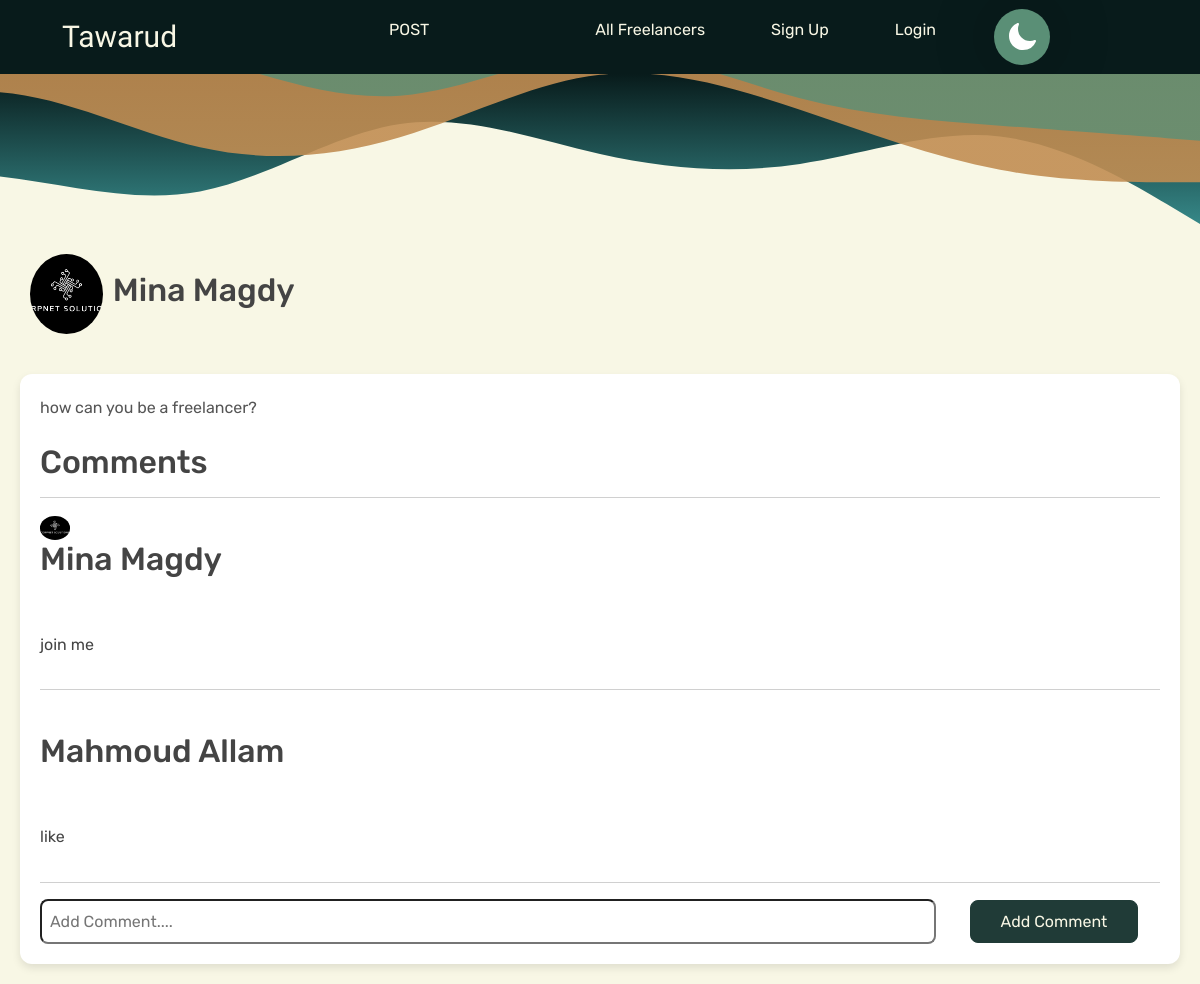
Screenshot of /User/c.post_details.php?cpostm_id=43 with the database file from the repository.
### tables this page shows
CREATE TABLE `client` (
  `client_id` int(11) NOT NULL,
  `client_name` varchar(255) NOT NULL,
  `client_email` varchar(255) NOT NULL,
  `client_password` varchar(255) NOT NULL,
  `client_country` varchar(255) NOT NULL,
  `client_image` longtext NOT NULL,
  `promocode` varchar(255) DEFAULT NULL
);

CREATE TABLE `c_comments` (
  `c_comment_id` int(11) NOT NULL,
  `comment` varchar(255) NOT NULL,
  `client_id` int(11) DEFAULT NULL,
  `freelancer_id` int(11) DEFAULT NULL,
  `c.post_id` int(11) DEFAULT NULL
);

CREATE TABLE `freelancer` (
  `freelancer_id` int(11) NOT NULL,
  `freelancer_name` varchar(255) NOT NULL,
  `freelancer_email` varchar(255) NOT NULL,
  `freelancer_password` varchar(255) NOT NULL,
  `available_hours` int(11) NOT NULL,
  `price/hour` int(11) NOT NULL,
  `N_id` varchar(255) NOT NULL,
  `birthdate` date NOT NULL,
  `cat_id` int(11) DEFAULT NULL,
  `subcat_id` int(11) DEFAULT NULL,
  `about` varchar(255) DEFAULT NULL,
  `job_title` varchar(255) DEFAULT NULL,
  `views` int(11) DEFAULT 0,
  `average_rate` float DEFAULT NULL,
  `rank_id` int(11) DEFAULT NULL,
  `freelancer_image` longtext DEFAULT NULL,
  `hide` int(11) NOT NULL DEFAULT 0,
  `ban` int(11) NOT NULL DEFAULT 0,
  `time` date DEFAULT NULL,
  `days` int(11) DEFAULT NULL
);

### User/c.post_details.php (the view, shortened to what this page needs)
<?php
include 'nav.php';
if(isset($_GET['cpostm_id'])){
    $cpost_id=$_GET['cpostm_id'];
    $select_post = "SELECT * FROM `c.posts` left JOIN `client` ON `client`.`client_id`= `c.posts`.`client_id`
 left JOIN `freelancer` ON `freelancer`.`freelancer_id`=`c.posts`.`freelancer_id` where `c.post_id`=$cpost_id";
$run_post = mysqli_query($connect, $select_post);
$fetch=mysqli_fetch_assoc($run_post);
$fl=$fetch['freelancer_id'];
if(!empty($fl)){
$user=$fetch['freelancer_name'];
$imgg=$fetch['freelancer_image'];
}else{
    $user=$fetch['client_name'];
$imgg=$fetch['client_image'];
}
$desc=$fetch['c.post_desc'];
}
        $cpost_id=$_SESSION['commm'];
        $select_com="SELECT * FROM `c_comments`
        left join `freelancer` on `freelancer`.`freelancer_id`=`c_comments`.`freelancer_id`
        left join `client` on `client`.`client_id`=`c_comments`.`client_id`
        WHERE `c.post_id`= $cpost_id ";
        $run=mysqli_query($connect,$select_com);
?>
<!DOCTYPE html>
<html lang="en">
<head>
    <link rel="stylesheet" href="https://cdnjs.cloudflare.com/ajax/libs/font-awesome/6.6.0/css/all.min.css"
 />
    <link href="https://cdn.jsdelivr.net/npm/bootstrap@5.3.3/dist/css/bootstrap.min.css" rel="stylesheet"
>
    <link rel="stylesheet" href="./css/postdetails-community.css">
</head>
<body>
    <div class="container">
        <main class="posts">
            <div class="img-name">
                <img src="./images/<?php       echo $imgg ;              ?>" alt="A beautiful landscape" class="post-image">
                <h2><?php       echo $user ;              ?></h2>
            </div>
            <article class="post">
                <div class="post-content">
                    <div class="icon">
                        <p class="post-snippet"><?php       echo $desc ;              ?></p>
                    </div>
                    <div class="comments">
                        <h2>Comments</h2>
                        <hr>
                        <div class="commentt">
<?php foreach($run as $row) {?>
                            <div class="user-info">
                                <?php if($row['freelancer_id']==NULL) { ?>
    <img width="200px" src=" <?php echo "images/". $row ['client_image']?>" alt="">
    <h2><?php echo $row['client_name']; ?> </h2>
    <?php } else{ ?>
        <h2><?php echo $row ['freelancer_name']; ?> </h2>
        <?php } ?><br>
                                <div class="com1">
                                <p> <?php echo $row ['comment']?></p>
                                </div>
                                <hr>
                            </div>
                            <?php } ?>
                        </div>
                        <div class="com-form">
<form action="" method="POST">
                                <input  name="comment" type="text" class="comment" placeholder="Add Comment....">
                                <button type="submit" name="co">Add Comment</button>
                            </form>
                        </div>
                    </div>
                </div>
            </article>
        </main>
    </div>
</body>
</html>

### User/css/nav.css (style rules this page uses)
:root { --color1: #f8f7e5; --color2: #c18d52; --color3: #081b1b; --color4: #203b37; --color5: #5a8f76; --color6: #96cdb0; }
* { margin: 0; padding: 0; box-sizing: border-box; text-decoration: none; list-style: none; font-family: "Rubik", sans-serif; }
.icon { grid-column: 1 / 1; grid-row: 1 / 1; transition: transform 500ms; }

### User/css/postdetails-community.css (style rules this page uses)
* { margin: 0; padding: 0; box-sizing: border-box; }
:root { --color1: #f8f7e5; --color2: #c18d52; --color3: #081b1b; --color4: #203b37; --color5: #5a8f76; --color6: #96cdb0; }
body { font-family: 'Helvetica Neue', Arial, sans-serif; background-color: var(--color1) !important; color: #444; line-height: 1.6; }
.container { max-width: 1200px; margin: 0 auto; padding: 20px; }
.img-name { display: flex; align-items: center; }
.img-name img { width: 8%; border: none; border-radius: 50%; padding: 10px; height: 100px; }
.posts { display: flex; flex-direction: column; gap: 30px; }
.post { background-color: #ffffff; border-radius: 12px; overflow: hidden; box-shadow: 0 4px 8px rgba(0, 0, 0, 0.1); transition: transform 0.3s ease, box-shadow 0.3s ease; width: 100%; }
.post-image { width: 100%; height: 200px; object-fit: cover; display: block; }
.post-content { padding: 20px; }
.post-snippet { font-size: 1rem; color: #555; margin-bottom: 20px; line-height: 1.8; }
.icon { display: flex; gap: 28%; }
.com-form form input { width: 80%; padding-left: 10px; padding: 8px 8px ; border-radius: 8px; }
.com-form form button { border: var(--color4) 1px solid; width: 15%; margin-left: 30px; padding: 8px 8px ; border-radius: 8px; background-color: var(--color4); color: var(--color1); transition: 0.5s; }
.commentt img { width: 30px; border-radius: 50%; }
.com1 { margin-top: 20px; display: flex; gap: 10%; }

### rows the page displays
c.posts: client.client_image (picture), client.client_name "Mina Magdy", value "how can you be a freelancer?"
c_comments: client.client_image (picture), client.client_name "Mina Magdy", comment "join me"
c_comments: freelancer.freelancer_name "Mahmoud Allam", comment "like"
